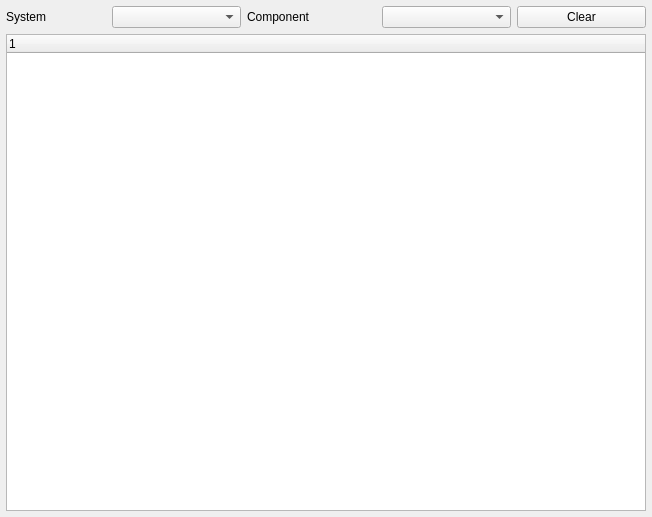
<?xml version="1.0" encoding="UTF-8"?>
<ui version="4.0">
 <class>QGCMAVLinkInspector</class>
 <widget class="QWidget" name="QGCMAVLinkInspector">
  <property name="geometry">
   <rect>
    <x>0</x>
    <y>0</y>
    <width>652</width>
    <height>517</height>
   </rect>
  </property>
  <property name="windowTitle">
   <string>MAVLink Inspector</string>
  </property>
  <layout class="QGridLayout" name="gridLayout" columnstretch="2,0,0,0,0">
   <property name="leftMargin">
    <number>6</number>
   </property>
   <property name="topMargin">
    <number>6</number>
   </property>
   <property name="rightMargin">
    <number>6</number>
   </property>
   <property name="bottomMargin">
    <number>6</number>
   </property>
   <item row="0" column="0">
    <widget class="QLabel" name="label">
     <property name="maximumSize">
      <size>
       <width>100</width>
       <height>16777215</height>
      </size>
     </property>
     <property name="text">
      <string>System</string>
     </property>
    </widget>
   </item>
   <item row="0" column="1">
    <widget class="QComboBox" name="systemComboBox"/>
   </item>
   <item row="0" column="3">
    <widget class="QComboBox" name="componentComboBox"/>
   </item>
   <item row="0" column="2">
    <widget class="QLabel" name="label_2">
     <property name="text">
      <string>Component</string>
     </property>
    </widget>
   </item>
   <item row="0" column="4">
    <widget class="QPushButton" name="clearButton">
     <property name="text">
      <string>Clear</string>
     </property>
    </widget>
   </item>
   <item row="2" column="0" colspan="5">
    <widget class="QTreeWidget" name="treeWidget">
     <column>
      <property name="text">
       <string notr="true">1</string>
      </property>
     </column>
    </widget>
   </item>
  </layout>
 </widget>
 <resources/>
 <connections/>
</ui>
